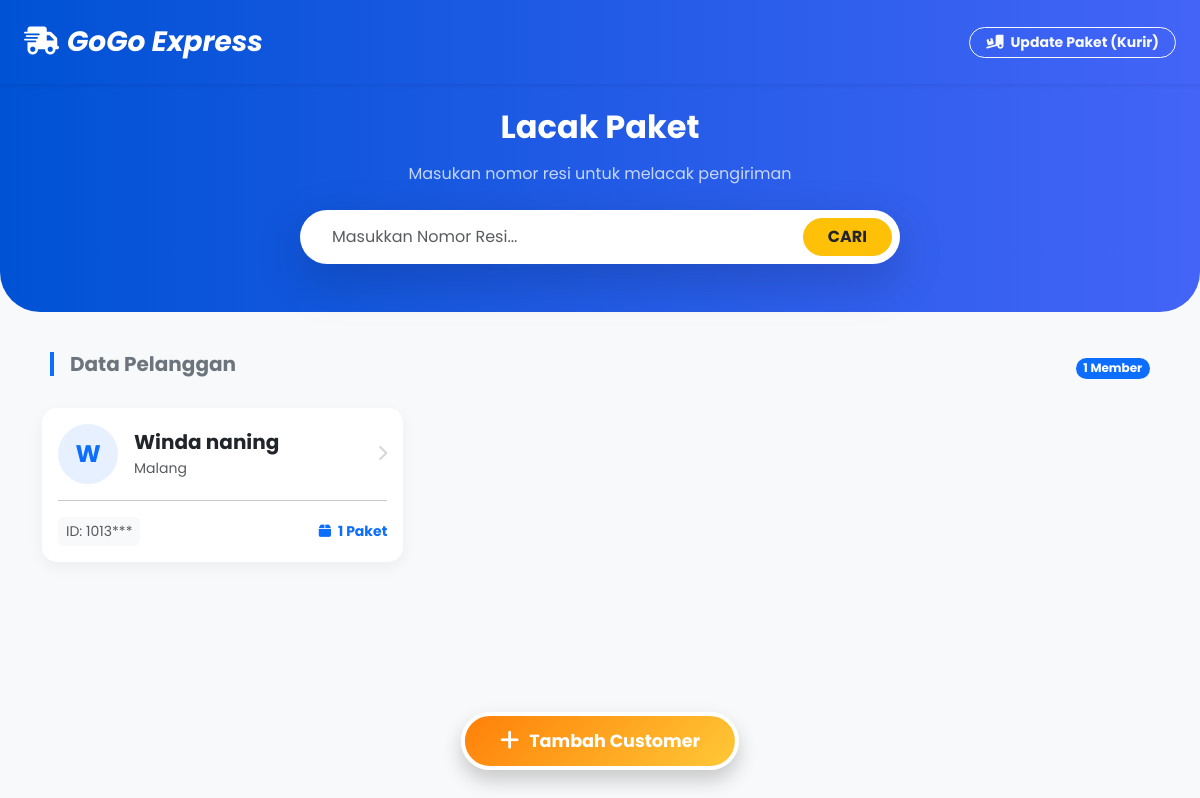
/GoGo/, run on an earlier commit of the app's database.
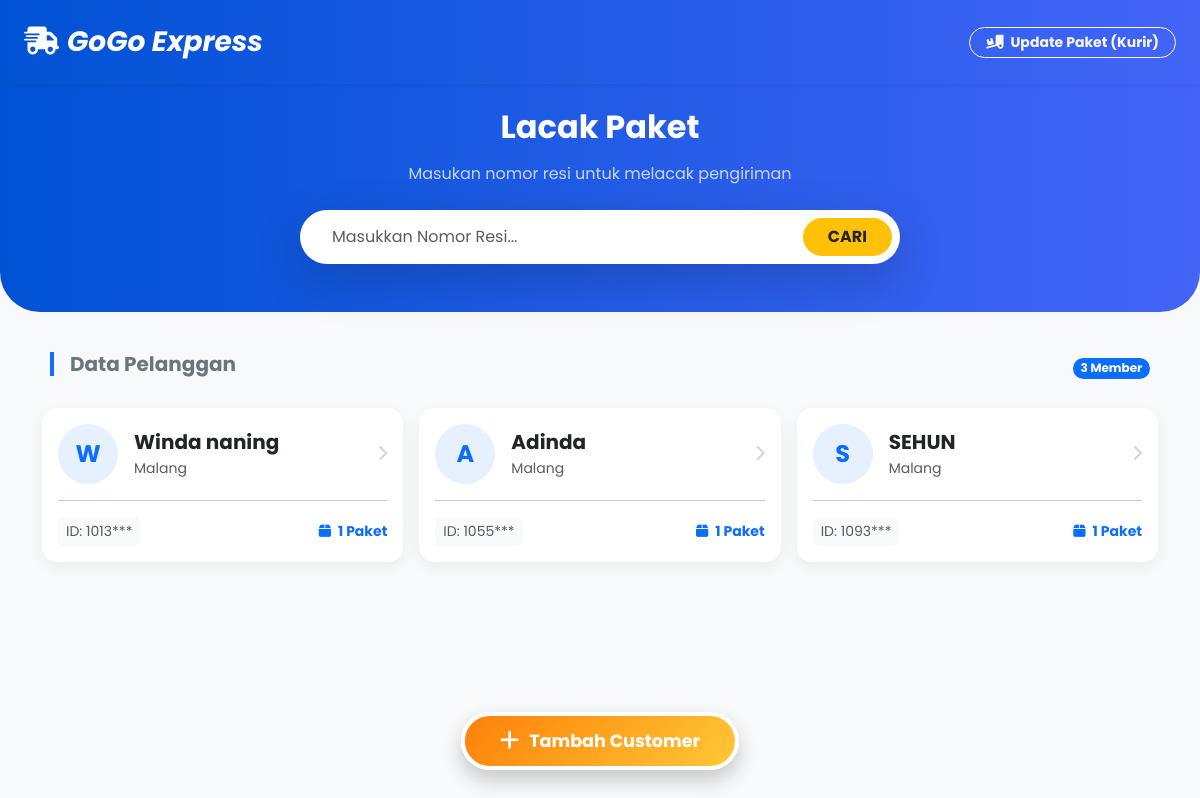
And on a later commit of the database.
### gogo/models.py (models this page shows, shortened)
class Customer(models.Model):
    nik = models.CharField(max_length=16, unique=True)
    nama = models.CharField(max_length=100)
    alamat = models.TextField()
    kota = models.CharField(max_length=100)
    no_telepon = models.CharField(max_length=100)
    tanggal = models.DateTimeField(auto_now_add=True)

### gogo/views.py (the view)
# urls.py: path('', CustomerListView.as_view(), name='customer-list'),
class CustomerListView(ListView):
    model = Customer
    template_name = 'gogo/customer_list.html'
    context_object_name = 'customers'

### gogo/templates/gogo/customer_list.html
{% extends 'gogo/base.html' %}
{% block content %}
<div class="bg-header text-white pb-5 pt-4" style="border-bottom-left-radius: 40px; border-bottom-right-radius: 40px; margin-bottom: 40px;">
    <div class="container text-center">
        <h2 class="fw-bold mb-3">Lacak Paket</h2>
        <p class="opacity-75 mb-4">Masukan nomor resi untuk melacak pengiriman</p>
        <form action="{% url 'paket-list' %}" method="get">
            <div class="bg-white p-2 rounded-pill shadow-lg d-flex mx-auto" style="max-width: 600px;">
                <input type="text" name="cari_resi" class="form-control border-0 rounded-pill ps-4" placeholder="Masukkan Nomor Resi..." required>
                <button type="submit" class="btn btn-warning rounded-pill px-4 fw-bold text-dark">CARI</button>
            </div>
        </form>
    </div>
</div>
<div class="container pb-5">
    <div class="d-flex justify-content-between align-items-center mb-4 px-2">
        <h5 class="fw-bold text-secondary border-start border-4 border-primary ps-3">Data Pelanggan</h5>
        <span class="badge bg-primary rounded-pill">{{ customers|length }} Member</span>
    </div>
    <div class="row g-3">
        {% for customer in customers %}
        <div class="col-md-6 col-lg-4">
            <a href="{% url 'customer-detail' customer.pk %}" class="text-decoration-none text-dark">
                <div class="card card-custom h-100 p-3">
                    <div class="d-flex align-items-center">
                        <div class="flex-shrink-0">
                            <div class="rounded-circle bg-primary bg-opacity-10 text-primary d-flex align-items-center justify-content-center fw-bold fs-4" style="width: 60px; height: 60px;">
                                {{ customer.nama|slice:":1" }}
                            </div>
                        </div>
                        <div class="flex-grow-1 ms-3">
                            <h5 class="fw-bold mb-1">{{ customer.nama }}</h5>
                            <p class="text-muted small mb-0">{{ customer.kota }}</p>
                        </div>
                        <div class="text-muted opacity-25"><i class="fas fa-chevron-right"></i></div>
                    </div>
                    <hr class="my-3 opacity-10">
                    <div class="d-flex justify-content-between align-items-center small">
                        <span class="text-muted bg-light px-2 py-1 rounded">ID: {{ customer.nik|slice:"-4:" }}***</span>
                        <span class="text-primary fw-bold"><i class="fas fa-box me-1"></i> {{ customer.paket_dikirim.count }} Paket</span>
                    </div>
                </div>
            </a>
        </div>
        {% empty %}
        <div class="col-12 text-center py-5"><p class="text-muted">Belum ada data pelanggan.</p></div>
        {% endfor %}
    </div>
</div>
<div class="floating-container">
    <a href="{% url 'customer-add' %}" class="btn-plus-custom">
        <i class="fas fa-plus fa-lg"></i> <span>Tambah Customer</span>
    </a>
</div>
{% endblock %}

What changed in the data, as far as the page shows it:
added Customer: nama "A", nama "Adinda", kota "Malang", nik "1055", paket_dikirim.count "1"
added Customer: nama "S", nama "SEHUN", kota "Malang", nik "1093", paket_dikirim.count "1"
Also different on the page:
{{ customers|length }}: "1" → "3"
